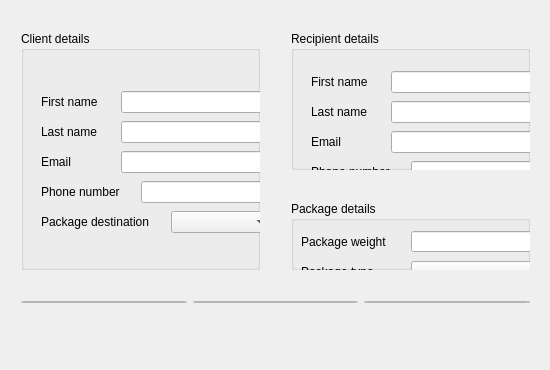
<?xml version="1.0" encoding="UTF-8"?>
<ui version="4.0">
 <class>MainWindow</class>
 <widget class="QMainWindow" name="MainWindow">
  <property name="enabled">
   <bool>true</bool>
  </property>
  <property name="geometry">
   <rect>
    <x>0</x>
    <y>0</y>
    <width>550</width>
    <height>370</height>
   </rect>
  </property>
  <property name="minimumSize">
   <size>
    <width>550</width>
    <height>370</height>
   </size>
  </property>
  <property name="maximumSize">
   <size>
    <width>550</width>
    <height>370</height>
   </size>
  </property>
  <property name="windowTitle">
   <string>X-Courier</string>
  </property>
  <widget class="QWidget" name="centralWidget">
   <widget class="QWidget" name="horizontalLayoutWidget">
    <property name="geometry">
     <rect>
      <x>10</x>
      <y>20</y>
      <width>261</width>
      <height>261</height>
     </rect>
    </property>
    <layout class="QHBoxLayout" name="leftLayout">
     <item>
      <widget class="QGroupBox" name="clientBox">
       <property name="title">
        <string>Client details</string>
       </property>
       <widget class="QLabel" name="client_fname">
        <property name="geometry">
         <rect>
          <x>20</x>
          <y>60</y>
          <width>71</width>
          <height>21</height>
         </rect>
        </property>
        <property name="text">
         <string>First name</string>
        </property>
       </widget>
       <widget class="QLabel" name="client_lname">
        <property name="geometry">
         <rect>
          <x>20</x>
          <y>90</y>
          <width>71</width>
          <height>21</height>
         </rect>
        </property>
        <property name="text">
         <string>Last name</string>
        </property>
       </widget>
       <widget class="QLabel" name="client_pkg_destination">
        <property name="geometry">
         <rect>
          <x>20</x>
          <y>180</y>
          <width>121</width>
          <height>21</height>
         </rect>
        </property>
        <property name="text">
         <string>Package destination</string>
        </property>
       </widget>
       <widget class="QLabel" name="client_email">
        <property name="geometry">
         <rect>
          <x>20</x>
          <y>120</y>
          <width>59</width>
          <height>21</height>
         </rect>
        </property>
        <property name="text">
         <string>Email</string>
        </property>
       </widget>
       <widget class="QLabel" name="client_phone">
        <property name="geometry">
         <rect>
          <x>20</x>
          <y>150</y>
          <width>91</width>
          <height>21</height>
         </rect>
        </property>
        <property name="text">
         <string>Phone number</string>
        </property>
       </widget>
       <widget class="QLineEdit" name="client_fname_line">
        <property name="geometry">
         <rect>
          <x>100</x>
          <y>60</y>
          <width>151</width>
          <height>22</height>
         </rect>
        </property>
       </widget>
       <widget class="QLineEdit" name="client_lname_line">
        <property name="geometry">
         <rect>
          <x>100</x>
          <y>90</y>
          <width>151</width>
          <height>22</height>
         </rect>
        </property>
       </widget>
       <widget class="QLineEdit" name="client_email_line">
        <property name="geometry">
         <rect>
          <x>100</x>
          <y>120</y>
          <width>151</width>
          <height>22</height>
         </rect>
        </property>
       </widget>
       <widget class="QLineEdit" name="client_phone_line">
        <property name="geometry">
         <rect>
          <x>120</x>
          <y>150</y>
          <width>131</width>
          <height>22</height>
         </rect>
        </property>
       </widget>
       <widget class="QComboBox" name="client_destination_combo">
        <property name="geometry">
         <rect>
          <x>150</x>
          <y>180</y>
          <width>101</width>
          <height>22</height>
         </rect>
        </property>
       </widget>
      </widget>
     </item>
    </layout>
   </widget>
   <widget class="QWidget" name="horizontalLayoutWidget_2">
    <property name="geometry">
     <rect>
      <x>280</x>
      <y>20</y>
      <width>261</width>
      <height>161</height>
     </rect>
    </property>
    <layout class="QHBoxLayout" name="rightLayout">
     <item>
      <widget class="QGroupBox" name="recipientBox">
       <property name="title">
        <string>Recipient details</string>
       </property>
       <widget class="QLineEdit" name="recipient_email_line">
        <property name="geometry">
         <rect>
          <x>100</x>
          <y>100</y>
          <width>151</width>
          <height>22</height>
         </rect>
        </property>
       </widget>
       <widget class="QLineEdit" name="recipient_fname_line">
        <property name="geometry">
         <rect>
          <x>100</x>
          <y>40</y>
          <width>151</width>
          <height>22</height>
         </rect>
        </property>
       </widget>
       <widget class="QLineEdit" name="recipient_lname_line">
        <property name="geometry">
         <rect>
          <x>100</x>
          <y>70</y>
          <width>151</width>
          <height>22</height>
         </rect>
        </property>
       </widget>
       <widget class="QLabel" name="recipient_fname">
        <property name="geometry">
         <rect>
          <x>20</x>
          <y>40</y>
          <width>71</width>
          <height>21</height>
         </rect>
        </property>
        <property name="text">
         <string>First name</string>
        </property>
       </widget>
       <widget class="QLabel" name="recipient_phone">
        <property name="geometry">
         <rect>
          <x>20</x>
          <y>130</y>
          <width>91</width>
          <height>21</height>
         </rect>
        </property>
        <property name="text">
         <string>Phone number</string>
        </property>
       </widget>
       <widget class="QLabel" name="recipient_email">
        <property name="geometry">
         <rect>
          <x>20</x>
          <y>100</y>
          <width>59</width>
          <height>21</height>
         </rect>
        </property>
        <property name="text">
         <string>Email</string>
        </property>
       </widget>
       <widget class="QLabel" name="recipient_lname">
        <property name="geometry">
         <rect>
          <x>20</x>
          <y>70</y>
          <width>71</width>
          <height>21</height>
         </rect>
        </property>
        <property name="text">
         <string>Last name</string>
        </property>
       </widget>
       <widget class="QLineEdit" name="recipient_phone_line">
        <property name="geometry">
         <rect>
          <x>120</x>
          <y>130</y>
          <width>131</width>
          <height>22</height>
         </rect>
        </property>
       </widget>
      </widget>
     </item>
    </layout>
   </widget>
   <widget class="QWidget" name="verticalLayoutWidget">
    <property name="geometry">
     <rect>
      <x>280</x>
      <y>190</y>
      <width>261</width>
      <height>91</height>
     </rect>
    </property>
    <layout class="QVBoxLayout" name="verticalLayout">
     <item>
      <widget class="QGroupBox" name="operatorBox">
       <property name="title">
        <string>Package details</string>
       </property>
       <widget class="QLabel" name="package_weight">
        <property name="geometry">
         <rect>
          <x>10</x>
          <y>30</y>
          <width>101</width>
          <height>21</height>
         </rect>
        </property>
        <property name="text">
         <string>Package weight</string>
        </property>
       </widget>
       <widget class="QLabel" name="package_type">
        <property name="geometry">
         <rect>
          <x>10</x>
          <y>60</y>
          <width>91</width>
          <height>21</height>
         </rect>
        </property>
        <property name="text">
         <string>Package type</string>
        </property>
       </widget>
       <widget class="QLineEdit" name="package_weight_line">
        <property name="geometry">
         <rect>
          <x>120</x>
          <y>30</y>
          <width>131</width>
          <height>21</height>
         </rect>
        </property>
       </widget>
       <widget class="QComboBox" name="comboBox">
        <property name="geometry">
         <rect>
          <x>120</x>
          <y>60</y>
          <width>131</width>
          <height>22</height>
         </rect>
        </property>
       </widget>
      </widget>
     </item>
    </layout>
   </widget>
   <widget class="QWidget" name="horizontalLayoutWidget_3">
    <property name="geometry">
     <rect>
      <x>10</x>
      <y>290</y>
      <width>531</width>
      <height>24</height>
     </rect>
    </property>
    <layout class="QHBoxLayout" name="bottomLayout">
     <item>
      <widget class="QPushButton" name="quit">
       <property name="text">
        <string>Quit</string>
       </property>
      </widget>
     </item>
     <item>
      <widget class="QPushButton" name="status">
       <property name="text">
        <string>Check Status</string>
       </property>
      </widget>
     </item>
     <item>
      <widget class="QPushButton" name="send">
       <property name="text">
        <string>Send</string>
       </property>
      </widget>
     </item>
    </layout>
   </widget>
  </widget>
  <widget class="QMenuBar" name="menuBar">
   <property name="geometry">
    <rect>
     <x>0</x>
     <y>0</y>
     <width>550</width>
     <height>19</height>
    </rect>
   </property>
  </widget>
 </widget>
 <layoutdefault spacing="6" margin="11"/>
 <resources/>
 <connections/>
</ui>
